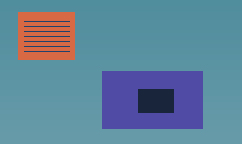
#> input picture 比赛/华为杯/卷子/代码填空练习/C_场馆服务与信号诊断/data/hall.jpg, 242 x 144 px
$ python C04.py   (older library calls are emulated)
#> lines starting #> are read from the running program, lines starting #| are printed output that depends on the picture
# C04：参考实现。
# 通过脚本位置找文件，PyCharm 的工作目录不同也能运行。
import os  # 处理路径与输出目录。
HERE = os.path.dirname(os.path.abspath(__file__))  # 当前脚本所在目录。
DATA = os.path.normpath(os.path.join(HERE, "..", "..", "..", "C_场馆服务与信号诊断", "data"))  # 随卷数据目录。
OUT = os.path.join(HERE, "outputs", "C04")  # 本题产物目录；不覆盖输入。
os.makedirs(OUT, exist_ok=True)  # 第一次运行也能保存。

import cv2
import matplotlib.image as mpimg
import matplotlib.pyplot as plt
import numpy as np
import pandas as pd

rgb = mpimg.imread(os.path.join(DATA, 'hall.jpg'))
#> rgb is the input picture: shape (144, 242, 3); mean R, G, B 96, 130.7, 153.4
ranges = {'A': (12, 60, 18, 75), 'B': (71, 129, 102, 203)}
stats = []
hist_record = {}
fig, axes = plt.subplots(1, 3, figsize=(11, 4))
for index, (name, coordinates) in enumerate(ranges.items()):
    y0, y1, x0, x1 = coordinates
    # 图像第一维是行坐标 y，第二维为列坐标 x；第三维完整保留。
    roi = rgb[y0:y1, x0:x1]
    counts, edges = np.histogram(roi[:, :, 0], bins=8, range=(0, 256))
    # 分母为该区域的通道像素数；各箱比例总和为 1。
    weights = counts / counts.sum()
    gray = cv2.cvtColor(roi, cv2.COLOR_RGB2GRAY)
    gx = cv2.Sobel(gray, cv2.CV_32F, 1, 0)
    gy = cv2.Sobel(gray, cv2.CV_32F, 0, 1)
    # 合成双向梯度，不用只取水平方向来估计所有边缘。
    amp = cv2.magnitude(gx, gy)
    # 真假掩码的均值等于满足阈值的像素数除以本区域像素数。
    strong_fraction = float((amp >= 150).mean())
    stats.append({'region': name, 'pixels': gray.size, 'strong_edge_fraction': strong_fraction})
    hist_record[name] = weights
    axes[index].imshow(roi)
    axes[index].set_title('Region ' + name)
    axes[index].axis('off')
    axes[2].stairs(weights, edges, label=name)
#> this loop made 2 passes
#> (counts, edges, weights, strong_fraction) on passes 1 to 2: ([0, 322, 0, 0, 0, 0, 2414, 0], [0, 32, 64, 96, 128, 160, 192, 224, 256], [0, 0.118, 0, 0, 0, 0, 0.882, 0], 0.235), ([864, 0, 4994, 0, 0, 0, 0, 0], [0, 32, 64, 96, 128, 160, 192, 224, 256], [0.147, 0, 0.853, 0, 0, 0, 0, 0], 0.0403)
#> pass 1, `roi = rgb[y0:y1, x0:x1]`:
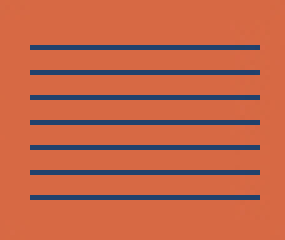
#> roi: shape (48, 57, 3) (shown 5 times larger); mean R, G, B 193.6, 100.4, 72.8
#> pass 1, `gx = cv2.Sobel(gray, cv2.CV_32F, 1, 0)`:
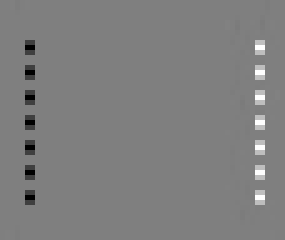
#> gx: shape (48, 57) float32 (shown 5 times larger); min -146, max 147, mean 0; drawn with min black and max white
#> pass 1, `gy = cv2.Sobel(gray, cv2.CV_32F, 0, 1)`:
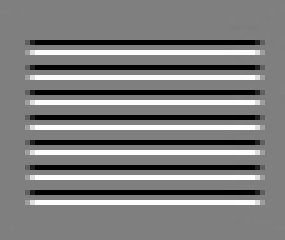
#> gy: shape (48, 57) float32 (shown 5 times larger); min -295, max 295, mean 0; drawn with min black and max white
#> after the loop:
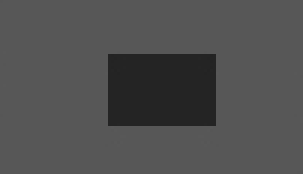
#> gray: shape (58, 101) (shown 3 times larger); min 35, max 88, mean 79.5
#> after the loop:
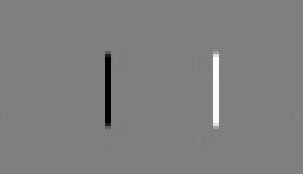
#> gx: shape (58, 101) float32 (shown 3 times larger); min -206, max 206, mean 0; drawn with min black and max white
#> after the loop:
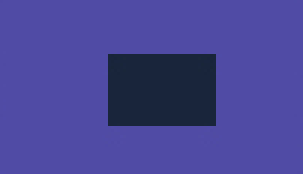
#> roi: shape (58, 101, 3) (shown 3 times larger); mean R, G, B 71.9, 69.4, 149.4
#> after the loop, hist_record = {'A': [0, 0.118, 0, 0, 0, 0, 0.882, 0], 'B': [0.147, 0, 0.853, 0, 0, 0, 0, 0]}; stats = 2 items
axes[2].set(xlabel='Red intensity', ylabel='Fraction per bin')
axes[2].legend()
fig.tight_layout()
fig.savefig(os.path.join(OUT, 'region_features.png'), dpi=120)
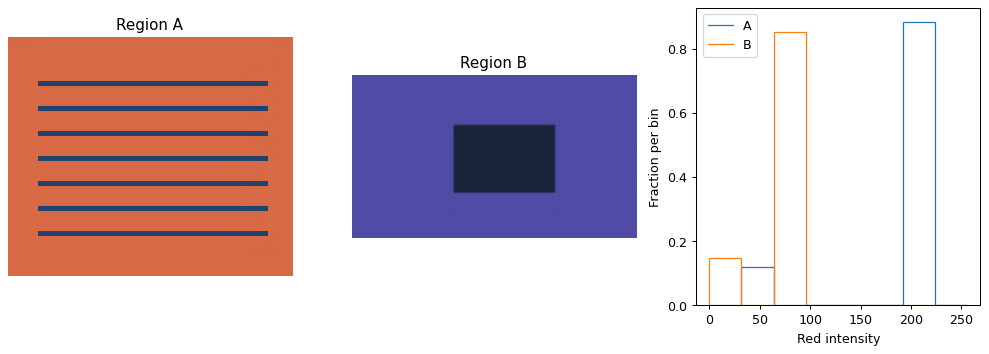
#> figure drawn by matplotlib, 3 panels
plt.close(fig)
pd.DataFrame(stats).to_csv(os.path.join(OUT, 'region_stats.csv'), index=False)
pd.DataFrame({'left_edge': edges[:-1], 'A': hist_record['A'], 'B': hist_record['B']}).to_csv(os.path.join(OUT, 'region_histograms.csv'), index=False)
print('两区域像素数', [row['pixels'] for row in stats])
#| 两区域像素数 [2736, 5858]
print('两区域强边缘占比', [round(row['strong_edge_fraction'], 4) for row in stats])
#| 两区域强边缘占比 [0.2354, 0.0403]
